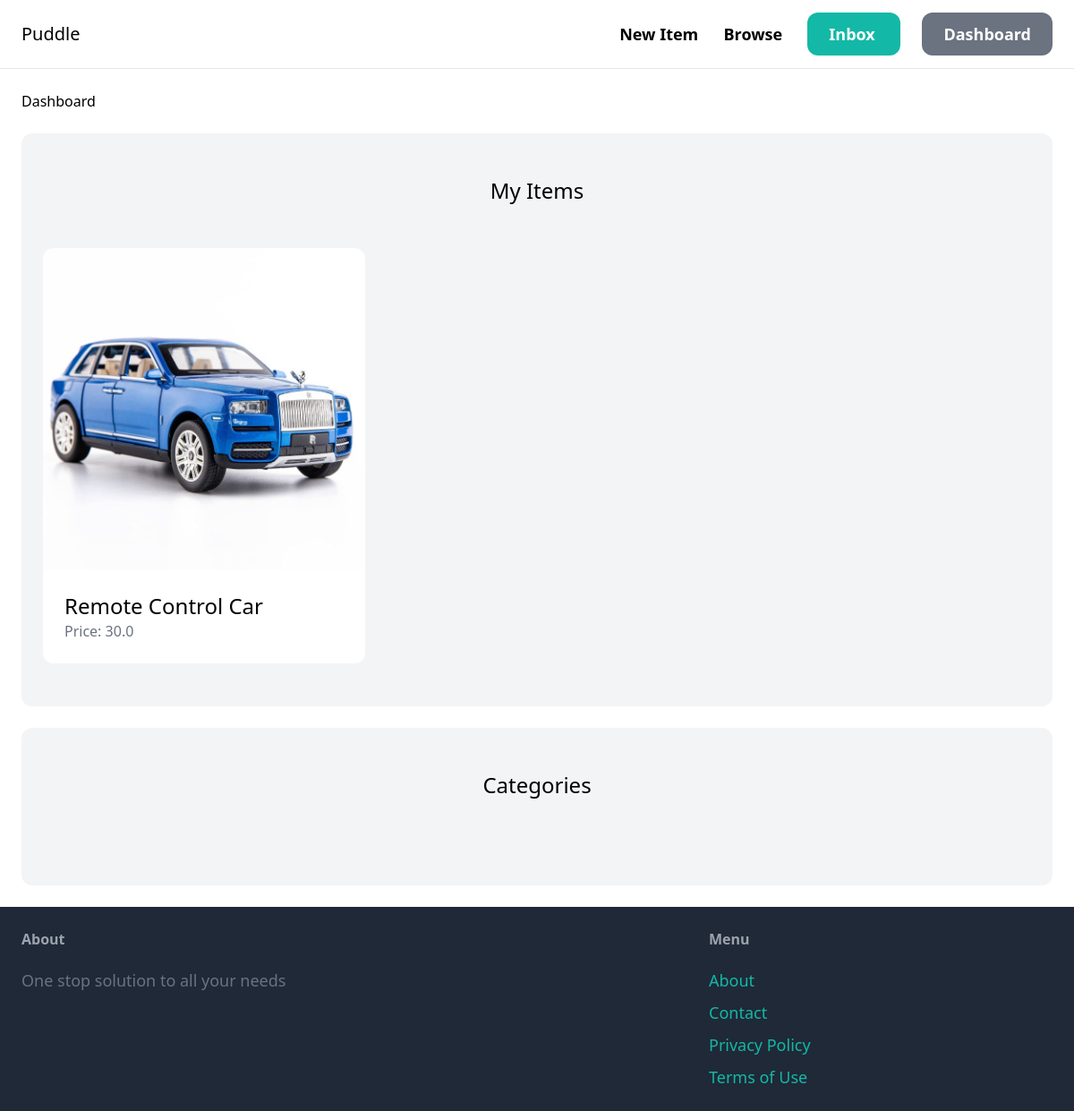
The app's page /dahsboard/ (signed in) with its own data.
### item/models.py (models this page shows, shortened)
class Item(models.Model):
    category=models.ForeignKey(category, related_name='items', on_delete=models.CASCADE)
    name=models.CharField(max_length=255)
    description= models.TextField(blank=True, null=True)
    price=models.FloatField()
    image=models.ImageField(upload_to='item_images',blank=True, null=True)
    isSold=models.BooleanField(default=False)
    createdAt=models.DateTimeField(auto_now_add=True)
    createdBy=models.ForeignKey(User, related_name='items',on_delete=models.CASCADE)

### dahsboard/views.py (the view)
# urls.py: path('',views.index, name="index"),
@login_required
def index(request):
    items= Item.objects.filter(createdBy=request.user)
    return render(request,'dashboard/index.html',{
        'items':items
    })

### dahsboard/templates/dashboard/index.html (shortened to what this page needs)
{% extends 'core/base.html' %}
{% block content %} {% block title %}Dashboard{% endblock %}
<div class="mt-6 px-6 py-12 bg-gray-100 rounded-xl" >
<h2 class="mb-12 text-2xl text-center">My Items</h2>
<div class=" grid grid-cols-3 gap-3">
    {% for item in items %}
        <div>
            <a href="{% url 'item:detail' item.id%}">
                <div>
                {% if item.image%}
                    <img src="{{ item.image.url }}" class="rounded-t-xl">
                {% endif %}
                </div>
                <div class="p-6 bg-white rounded-b-xl">
                    <h2 class="text-2xl">{{item.name}}</h2>
                    <p class="text-gray-500">Price: {{item.price}}</p>
                </div>
            </a>
        </div>
    {% endfor %}
</div>
</div>
<div class="mt-6 px-6 py-12 bg-gray-100 rounded-xl" >
<h2 class="mb-12 text-2xl text-center">Categories</h2>
</div>
{% endblock %}

### records on screen
Item: image (picture), name "Remote Control Car", price "30.0"
